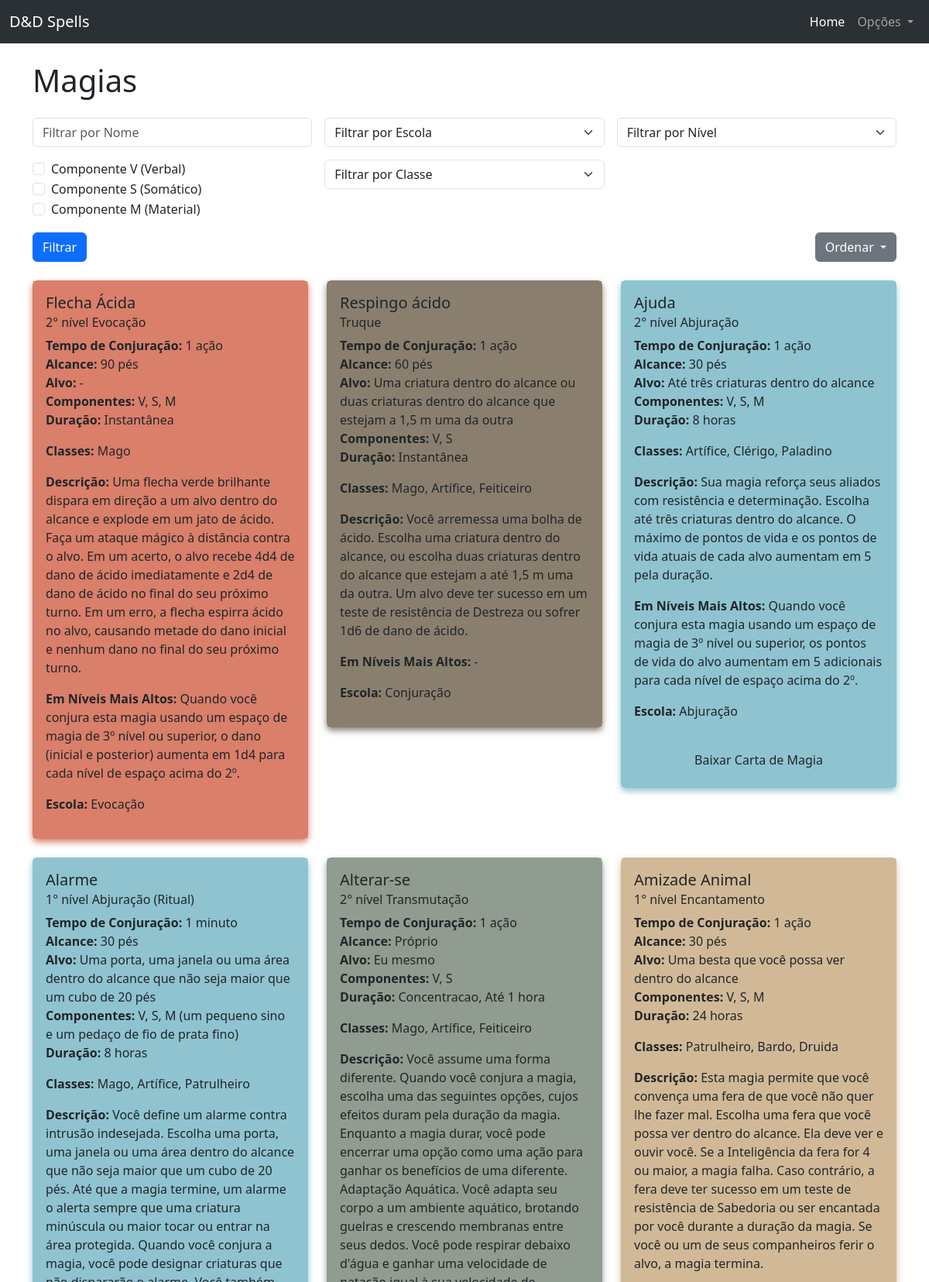
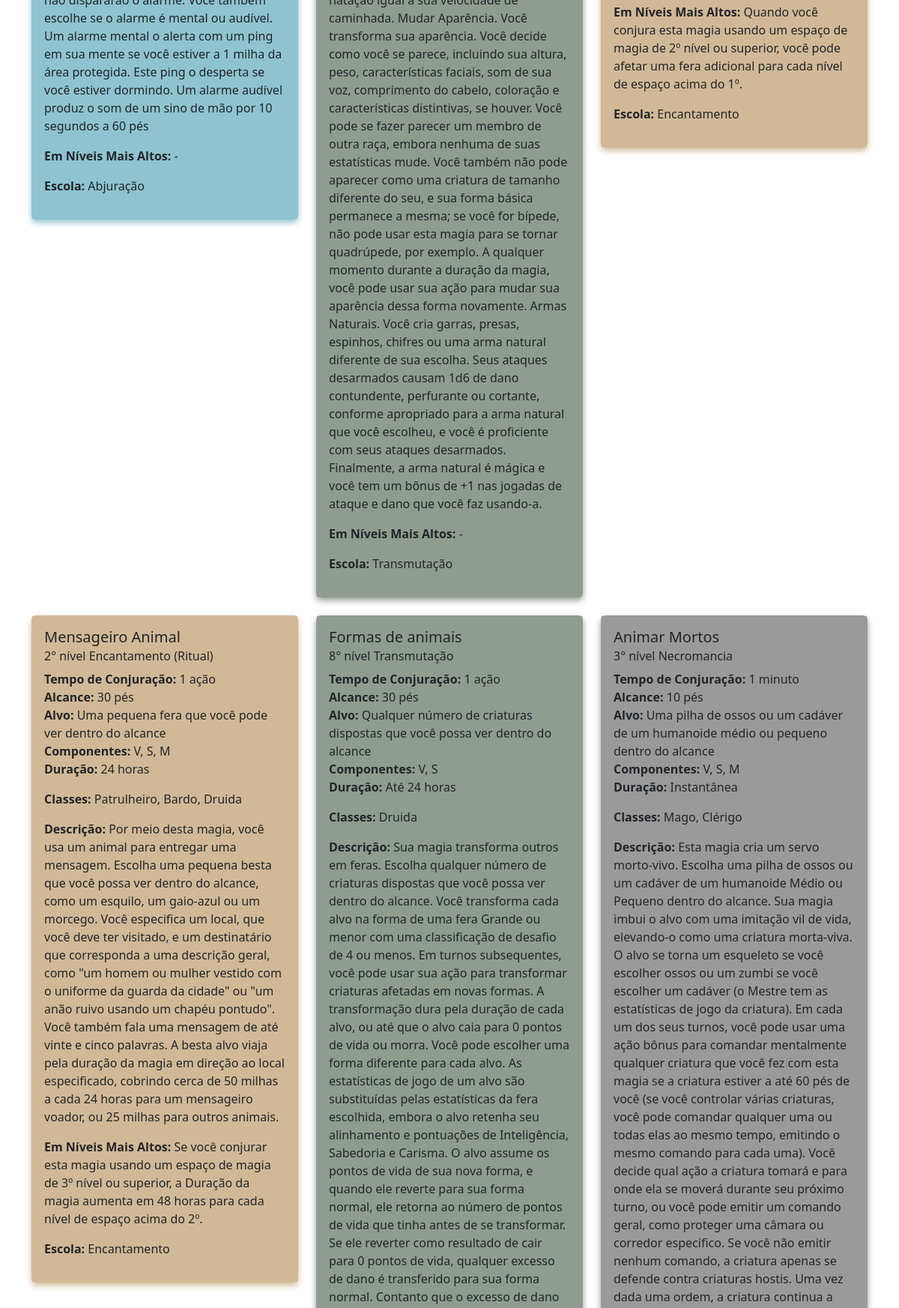
The page / (upper part) on the database its author committed (2 pictures, top to bottom).
### magias/models.py (models this page shows, shortened)
class Magias(models.Model):
    nome = models.TextField()
    nivel = models.IntegerField(blank=False, null=False)
    tempo_conjuracao = models.CharField(max_length=50, blank=False, null=False)
    duracao = models.CharField(max_length=50, blank=False, null=False)
    alcance = models.CharField(max_length=50, blank=False, null=False)
    descricao = models.TextField(blank=False, null=False)
    em_nivel_mais_alto = models.TextField(blank=False, null=True)
    ritual = models.BooleanField(blank=False, null=False, default=False)
    concentracao = models.BooleanField(blank=False, null=False, default=False)
    ataque_magico = models.BooleanField(blank=False, null=False, default=False)
    tipo_dado = models.CharField(max_length=20, blank=False, null=False)
    savaguarda = models.CharField(max_length=50, blank=False, null=False)
    truque = models.BooleanField(blank=False, null=False, default=False)
    alvo = models.CharField(max_length=100, blank=False, null=True)
    escola = models.ForeignKey(Escolas, verbose_name=("escola_magia"), on_delete=models.CASCADE, blank=False, null=False)
    fonte = models.ForeignKey(Fonte, verbose_name=("magia_fonte"), on_delete=models.CASCADE, blank=False, null=True)
    componentes = models.ManyToManyField(Componentes, verbose_name=("componentes_magias"))
    material_descricao = models.TextField(blank=True, null=True)
    classes = models.ManyToManyField(Classes, verbose_name=("classes_magias"))
    imagem = models.ImageField(upload_to='magias/', blank=True, null=True, verbose_name="Imagem da Magia")
    class Meta:
        db_table = 'magias'
        ordering = ('id', )
        verbose_name = 'Magia'
        verbose_name_plural = 'Magias'

class Escolas(models.Model):
    nome = models.CharField(max_length=255, blank=False, null=False)
    cor = models.CharField(max_length=7, blank=True, null=True, help_text='Insira uma cor em formato hexadecimal, ex: #FF5733')
    class Meta:
        db_table = 'escolas'
        ordering = ('id', )
        verbose_name = 'Escola'
        verbose_name_plural = 'Escolas'

class Componentes(models.Model):
    nome = models.CharField(max_length=10, blank=False, null=False)
    class Meta:
        db_table = 'componentes'
        ordering = ('id', )
        verbose_name = 'Componente'
        verbose_name_plural = 'Componentes'

class Classes(models.Model):
    nome = models.CharField(max_length=255, blank=False, null=False)
    class Meta:
        db_table = 'classes'
        ordering = ('id', )
        verbose_name = 'Classe'
        verbose_name_plural = 'Classes'
    def __str__(self):
        return self.nome

### magias/views.py (the view)
# urls.py: path('', views.index, name='index'),
def index(request):
    magias = Magias.objects.all()
    context = {
        'magias': magias,
        'classes': Classes.objects.all(),
        'escolas': Escolas.objects.all()
    }
    return render(request, 'magias/index.html', context)

### magias/templates/magias/index.html (shortened to what this page needs)
{% extends "base.html" %}
{% block pagina %}
<div class="container my-4">
    <h1 class="mb-4">Magias</h1>
    <form action="{% url 'filter_magias' %}" method="get" class="mb-4 position-relative">
        <div class="row g-3">
            <div class="col-md-4 position-relative">
                <input type="text" name="nome" id="nome" class="form-control" placeholder="Filtrar por Nome">
            </div>
            <div class="col-md-4">
                <select name="escola" class="form-select">
                    <option value="">Filtrar por Escola</option>
                </select>
            </div>
            <div class="col-md-4">
                <select name="nivel" class="form-select">
                    <option value="">Filtrar por Nível</option>
                </select>
            </div>
            <div class="col-md-4">
                <div class="form-check">
                    <input type="checkbox" name="componentes" value="V" class="form-check-input" id="componentV">
                    <label class="form-check-label" for="componentV">Componente V (Verbal)</label>
                </div>
                <div class="form-check">
                    <input type="checkbox" name="componentes" value="S" class="form-check-input" id="componentS">
                    <label class="form-check-label" for="componentS">Componente S (Somático)</label>
                </div>
                <div class="form-check">
                    <input type="checkbox" name="componentes" value="M" class="form-check-input" id="componentM" onchange="toggleMaterialDescription()">
                    <label class="form-check-label" for="componentM">Componente M (Material)</label>
                </div>
            </div>
            <div class="col-md-4">
                <select name="classe" class="form-select">
                    <option value="">Filtrar por Classe</option>
                </select>
            </div>
            <div class="col-md-20 d-flex justify-content-between align-items-center">
                <button type="submit" class="btn btn-primary me-3">Filtrar</button>
                <div class="dropdown">
                    <button class="btn btn-secondary dropdown-toggle" type="button" id="dropdownSort" data-bs-toggle="dropdown" aria-expanded="false">
                        Ordenar
                    </button>
                </div>
            </div>
        </div>
    </form>
    <div class="row">
        {% for magia in magias %}
        <div class="col-md-4 mb-4">
            <div class="card text-dark" style="border-color: {{ magia.escola.cor }}; box-shadow: 0 4px 8px {{ magia.escola.cor }};">
                <div class="card-body" style="background-color: {{ magia.escola.cor }};">
                    <h5 class="card-title">{{ magia.nome }}</h5>
                    <h6 class="card-subtitle mb-2">
                        {% if magia.truque %}
                            Truque
                        {% else %}
                            {{ magia.nivel }}° nível {{ magia.escola.nome }} {% if magia.ritual %} (Ritual) {% endif %}
                        {% endif %}
                    </h6>
                    <ul class="list-unstyled">
                        <li><strong>Tempo de Conjuração:</strong> {{ magia.tempo_conjuracao }}</li>
                        <li><strong>Alcance:</strong> {{ magia.alcance }}</li>
                        <li><strong>Alvo:</strong> {{ magia.alvo }}</li>
                        <li><strong>Componentes:</strong>
                            {% for componente in magia.componentes.all %}
                                {{ componente.nome }}{% if componente.nome == 'M' and magia.material_descricao %} ({{ magia.material_descricao }}){% endif %}{% if not forloop.last %}, {% endif %}
                            {% endfor %}
                        </li>
                        <li><strong>Duração:</strong> {{ magia.duracao }}</li>
                    </ul>
                    <p><strong>Classes:</strong> {{ magia.classes.all|join:", " }}</p>
                    <p><strong>Descrição:</strong> {{ magia.descricao }}</p>
                    <p><strong>Em Níveis Mais Altos:</strong> {{ magia.em_nivel_mais_alto }}</p>
                    <p><strong>Escola:</strong> {{ magia.escola.nome }}</p>
                    {% if magia.imagem %}
                    <center><a href="{{ magia.imagem.url }}" class="btn mt-3" download>Baixar Carta de Magia</a></center>
                    {% endif %}
                </div>
            </div>
        </div>
        {% endfor %}
    </div>
</div>
{% endblock pagina %}

### templates/base.html (shortened to what this page needs)
{% load static %}
<!DOCTYPE html>
<html lang="en" data-bs-theme='light' id="page">
<head>
    <link href="https://cdn.jsdelivr.net/npm/bootstrap@5.3.0/dist/css/bootstrap.min.css" rel="stylesheet">
    <link rel="stylesheet" href="https://cdnjs.cloudflare.com/ajax/libs/font-awesome/6.6.0/css/all.min.css"
 />
</head>
<body>
    <nav class="navbar bg-dark navbar-expand-lg bg-body-tertiary" data-bs-theme="dark">
        <div class="container-fluid">
            <a class="navbar-brand" href="#">D&D Spells</a>
            <div class="collapse navbar-collapse" id="navbarScroll">
                <ul class="navbar-nav ms-auto my-2 my-lg-0 navbar-nav-scroll" style="--bs-scroll-height: 100px;">
                    <li class="nav-item">
                        <a class="nav-link active" aria-current="page" href="{% url "index" %}">Home</a>
                    </li>
                    <li class="nav-item dropdown">
                        <a class="nav-link dropdown-toggle" href="#" role="button" data-bs-toggle="dropdown"
                            aria-expanded="false">
                            Opções
                        </a>
                    </li>
                </ul>
            </div>
        </div>
    </nav>
    <main>
        {% block pagina %}{% endblock pagina %}
    </main>
</body>
</html>

### rows shown on the page
Magias: nome "Flecha Ácida", nivel "2", escola.nome "Evocação", tempo_conjuracao "1 ação", alcance "90 pés", alvo "-", duracao "Instantânea", classes.all "Mago", descricao "Uma flecha verde brilhante dispara em direção a um alvo dentro do alcance e explode em um jato de ácido. Faça um ataque mágico à distância contra o alvo. Em um acerto, o alvo recebe 4d4 de dano de ácido imediatamente e 2d4 de dano de ácido no final do seu próximo turno. Em um erro, a flecha espirra ácido no alvo, causando metade do dano inicial e nenhum dano no final do seu próximo turno.", em_nivel_mais_alto "Quando você conjura esta magia usando um espaço de magia de 3º nível ou superior, o dano (inicial e posterior) aumenta em 1d4 para cada nível de espaço acima do 2º."
Componentes: nome "V"
Componentes: nome "S"
Componentes: nome "M"
Magias: nome "Respingo ácido", truque "Truque", tempo_conjuracao "1 ação", alcance "60 pés", alvo "Uma criatura dentro do alcance ou duas criaturas dentro do alcance que estejam a 1,5 m uma da outra", duracao "Instantânea", classes.all "Mago, Artífice, Feiticeiro", descricao "Você arremessa uma bolha de ácido. Escolha uma criatura dentro do alcance, ou escolha duas criaturas dentro do alcance que estejam a até 1,5 m uma da outra. Um alvo deve ter sucesso em um teste de resistência de Destreza ou sofrer 1d6 de dano de ácido.", em_nivel_mais_alto "-", escola.nome "Conjuração"
Magias: nome "Ajuda", nivel "2", escola.nome "Abjuração", tempo_conjuracao "1 ação", alcance "30 pés", alvo "Até três criaturas dentro do alcance", duracao "8 horas", classes.all "Artífice, Clérigo, Paladino", descricao "Sua magia reforça seus aliados com resistência e determinação. Escolha até três criaturas dentro do alcance. O máximo de pontos de vida e os pontos de vida atuais de cada alvo aumentam em 5 pela duração.", em_nivel_mais_alto "Quando você conjura esta magia usando um espaço de magia de 3º nível ou superior, os pontos de vida do alvo aumentam em 5 adicionais para cada nível de espaço acima do 2º."
Magias: nome "Alarme", nivel "1", escola.nome "Abjuração", ritual "(Ritual)", tempo_conjuracao "1 minuto", alcance "30 pés", alvo "Uma porta, uma janela ou uma área dentro do alcance que não seja maior que um cubo de 20 pés", material_descricao "um pequeno sino e um pedaço de fio de prata fino", duracao "8 horas", classes.all "Mago, Artífice, Patrulheiro", descricao "Você define um alarme contra intrusão indesejada. Escolha uma porta, uma janela ou uma área dentro do alcance que não seja maior que um cubo de 20 pés. Até que a magia termine, um alarme o alerta sempre que uma criatura minúscula ou maior tocar ou entrar na área protegida. Quando você conjura a magia, você pode designar criaturas que não dispararão o alarme. Você também escolhe se o alarme é mental ou audível. Um alarme mental o alerta com um ping em sua mente se você estiver a 1 milha da área protegida. Este ping o desperta se você estiver dormindo. Um alarme audível produz o som de um sino de mão por 10 segundos a 60 pés", em_nivel_mais_alto "-"
Magias: nome "Alterar-se", nivel "2", escola.nome "Transmutação", tempo_conjuracao "1 ação", alcance "Próprio", alvo "Eu mesmo", duracao "Concentracao, Até 1 hora", classes.all "Mago, Artífice, Feiticeiro", descricao "Você assume uma forma diferente. Quando você conjura a magia, escolha uma das seguintes opções, cujos efeitos duram pela duração da magia. Enquanto a magia durar, você pode encerrar uma opção como uma ação para ganhar os benefícios de uma diferente. Adaptação Aquática. Você adapta seu corpo a um ambiente aquático, brotando guelras e crescendo membranas entre seus dedos. Você pode respirar debaixo d'água e ganhar uma velocidade de natação igual à sua velocidade de caminhada. Mudar Aparência. Você transforma sua aparência. Você decide como você se parece, incluindo sua altura, peso, características faciais, som de sua voz, comprimento do cabelo, coloração e características distintivas, se…", em_nivel_mais_alto "-"
Magias: nome "Amizade Animal", nivel "1", escola.nome "Encantamento", tempo_conjuracao "1 ação", alcance "30 pés", alvo "Uma besta que você possa ver dentro do alcance", duracao "24 horas", classes.all "Patrulheiro, Bardo, Druida", descricao "Esta magia permite que você convença uma fera de que você não quer lhe fazer mal. Escolha uma fera que você possa ver dentro do alcance. Ela deve ver e ouvir você. Se a Inteligência da fera for 4 ou maior, a magia falha. Caso contrário, a fera deve ter sucesso em um teste de resistência de Sabedoria ou ser encantada por você durante a duração da magia. Se você ou um de seus companheiros ferir o alvo, a magia termina.", em_nivel_mais_alto "Quando você conjura esta magia usando um espaço de magia de 2º nível ou superior, você pode afetar uma fera adicional para cada nível de espaço acima do 1º."
Magias: nome "Mensageiro Animal", nivel "2", escola.nome "Encantamento", ritual "(Ritual)", tempo_conjuracao "1 ação", alcance "30 pés", alvo "Uma pequena fera que você pode ver dentro do alcance", duracao "24 horas", classes.all "Patrulheiro, Bardo, Druida", descricao "Por meio desta magia, você usa um animal para entregar uma mensagem. Escolha uma pequena besta que você possa ver dentro do alcance, como um esquilo, um gaio-azul ou um morcego. Você especifica um local, que você deve ter visitado, e um destinatário que corresponda a uma descrição geral, como \"um homem ou mulher vestido com o uniforme da guarda da cidade\" ou \"um anão ruivo usando um chapéu pontudo\". Você também fala uma mensagem de até vinte e cinco palavras. A besta alvo viaja pela duração da magia em direção ao local especificado, cobrindo cerca de 50 milhas a cada 24 horas para um mensageiro voador, ou 25 milhas para outros animais.", em_nivel_mais_alto "Se você conjurar esta magia usando um espaço de magia de 3º nível ou superior, a Duração da magia aumenta em 48 horas para cada nível de espaço acima do 2º."
Magias: nome "Formas de animais", nivel "8", escola.nome "Transmutação", tempo_conjuracao "1 ação", alcance "30 pés", alvo "Qualquer número de criaturas dispostas que você possa ver dentro do alcance", duracao "Até 24 horas", classes.all "Druida"
Magias: nome "Animar Mortos", nivel "3", escola.nome "Necromancia", tempo_conjuracao "1 minuto", alcance "10 pés", alvo "Uma pilha de ossos ou um cadáver de um humanoide médio ou pequeno dentro do alcance", duracao "Instantânea", classes.all "Mago, Clérigo"
